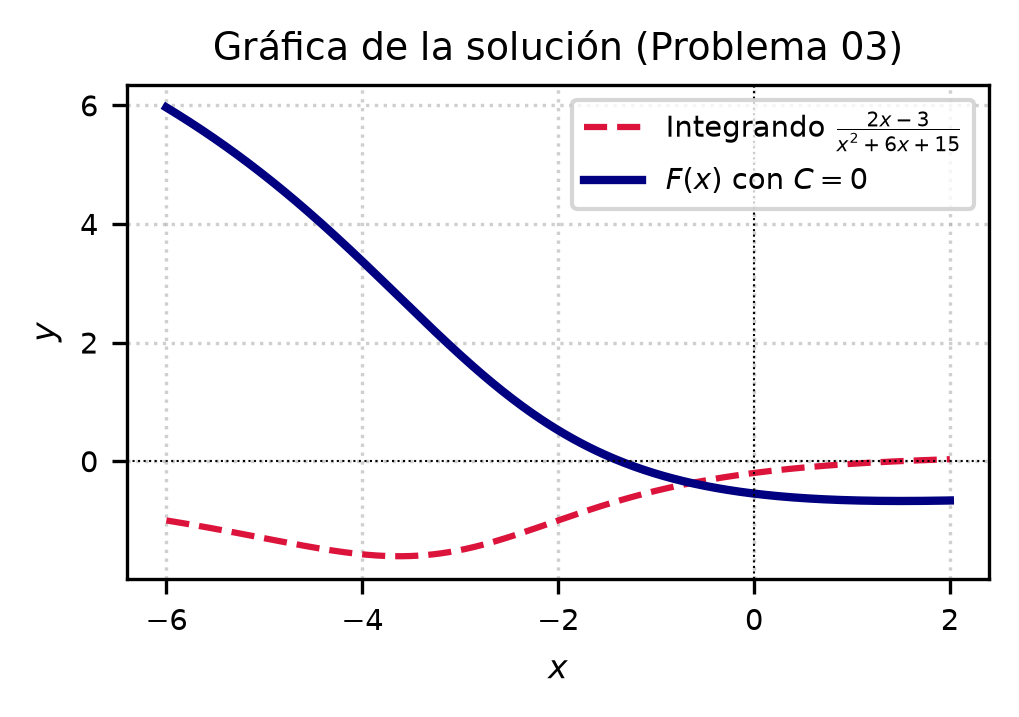

Source code (Python):
import matplotlib
matplotlib.use('Agg')
import numpy as np
import matplotlib.pyplot as plt

# Definir el dominio para la gráfica en la columna estrecha
x = np.linspace(-6, 2, 400)

# Función integrando
integrando = (2 * x - 3) / (x**2 + 6 * x + 15)

# Antiderivada F(x) con C = 0
F_x = np.log(x**2 + 6 * x + 15) - (3 * np.sqrt(6) / 2) * np.arctan((x + 3) / np.sqrt(6))

plt.figure(figsize=(3.5, 2.5))
plt.plot(x, integrando, label=r'Integrando $\frac{2x-3}{x^2+6x+15}$', color='crimson', linestyle='--')
plt.plot(x, F_x, label=r'$F(x)$ con $C=0$', color='navy', linewidth=2)

plt.title('Gráfica de la solución (Problema 03)', fontsize=9)
plt.xlabel('$x$', fontsize=8)
plt.ylabel('$y$', fontsize=8)
plt.axhline(0, color='black', linewidth=0.5, linestyle=':')
plt.axvline(0, color='black', linewidth=0.5, linestyle=':')
plt.legend(fontsize=7, loc='best')
plt.grid(True, linestyle=':', alpha=0.6)
plt.xticks(fontsize=7)
plt.yticks(fontsize=7)
plt.tight_layout()
plt.savefig(r'semana_03/graficas/SEM03_P03_grafica.png', dpi=300, bbox_inches='tight')
plt.close()
